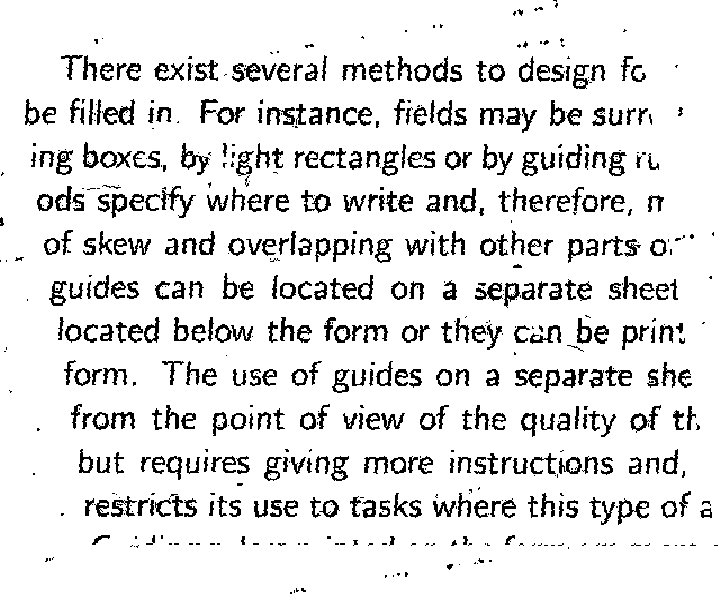
#> input picture DocumentCleanup/denoised_data/107_denoised_.png, 720 x 600 px, given as the content of the folder noisy_data, which was not available
$ jupyter execute Filter.ipynb
#> lines starting #> are read from the running program, lines starting #| are printed output that depends on the picture; after the words box and inside, x2 and y2 are one past the last pixel; in counts of white or black regions, pixels touching at a corner belong together; pictures that were not available may be replaced by others from this repository, and a replacement may not be noted
[cell 1]
import numpy as np
import matplotlib.pyplot as plt
import cv2
import math
import os

[cell 2]
#Pesquisando entre algoritmos de threshold/binarização com uma certa eficiencia esperada para imagens com tal nivel de ruido, tendo em vista que é perceptivel que algum método basico conhecido não teria tanto sucesso para o desafio encontrei um algoritmo conhecido por: Binarization Algorithm by Su et al.(http://doi.acm.org/10.1145/1815330.1815351) e com condigo presente em: https://gist.github.com/pebbie/2c17620e60c662950b02c4949b3010f2#file-su-py.
# O método é capaz de filtrar o background estimando o contraste a partir do maximos e mininos locais. O algoritmo foi aplicado a imagens de documentos históricos, o que o indica como ótimo candidato de solução.
# O algoritmo foi adaptado para utilização em meu código.


nfns = [
        lambda x: np.roll(x, -1, axis=0),
        lambda x: np.roll(np.roll(x, 1, axis=1), -1, axis=0),
        lambda x: np.roll(x, 1, axis=1),
        lambda x: np.roll(np.roll(x, 1, axis=1), 1, axis=0),
        lambda x: np.roll(x, 1, axis=0),
        lambda x: np.roll(np.roll(x, -1, axis=1), 1, axis=0),
        lambda x: np.roll(x, -1, axis=1),
        lambda x: np.roll(np.roll(x, -1, axis=1), -1, axis=0)
        ]

def localminmax(img, fns):
    mi = img.astype(np.float64)
    ma = img.astype(np.float64)
    for i in range(len(fns)):
        rolled = fns[i](img)
        mi = np.minimum(mi, rolled)
        ma = np.maximum(ma, rolled)
    result = (ma-mi)/(mi+ma+1e-16)
    return result

def numnb(bi, fns):
    nb = bi.astype(np.float64)
    i = np.zeros(bi.shape, nb.dtype)
    i[bi==bi.max()] = 1
    i[bi==bi.min()] = 0
    for fn in fns:
        nb += fn(i)
    return nb

def rescale(r,maxvalue=255):
    mi = r.min()
    return maxvalue*(r-mi)/(r.max()-mi)

def binarize_Su_et_al(img):
    gfn = nfns
    N_MIN = 4


    g = img
    I = g.astype(np.float64)


    cimg = localminmax(I, gfn)
    _, ocimg = cv2.threshold(rescale(cimg).astype(g.dtype), 0, 1, cv2.THRESH_BINARY+cv2.THRESH_OTSU)
    E = ocimg.astype(np.float64)


    N_e = numnb(ocimg, gfn)
    nbmask = N_e>0

    E_mean = np.zeros(I.shape, dtype=np.float64)
    for fn in gfn:
        E_mean += fn(I)*fn(E)

    E_mean[nbmask] /= N_e[nbmask]

    E_var = np.zeros(I.shape, dtype=np.float64)
    for fn in gfn:
        tmp = (fn(I)-E_mean)*fn(E)
        E_var += tmp*tmp

    E_var[nbmask] /= N_e[nbmask]
    E_std = np.sqrt(E_var)*.5

    R = np.ones(I.shape)*255
    R[(I<=E_mean+E_std)&(N_e>=N_MIN)] = 0

    return R.astype(np.uint8)

[cell 3]
# A solução se deu em três etapas.
# A primeira, responsavel por remover o fundo da imagem (Algorithm by Su et al) e outras duas responsáveis por realizar transformações para alinhamento.
# A primeira etapa de alinhamento foi a etapa de alinhamento horizontal. A ideia de alinhamento partiu da detecção de linha pela transformada probabilistica de Hough. Essa transformada recebe a imagem ja tranformada por outros três filtros: um filtro gaussiano, um filtro sharpen para evidenciar bordas e em seguida um filtro de canny é aplicado.
# Com a detecção das linhas é possivel utilizar uma delas e verificar o alinhamento horizontal entre os dois vertices da reta. Para alinhamento então é aplicado warpAffine o qual realiza rotações de 1 grau na imagem no horario ou anti horaio até que os dois vertices se alinhem no eixo y, falando mais especificamente, se o vertice A for menor que B o algoritmo gira a imagem no sentido horário e vice e versa até os dois alinharem.
# Para a segunda etapa de alinhamento, as linhas detectadas com esse mesmo processo também tem um bom uso, neste caso, após a transformação rigida feito pelo warpAffine agora realizamos uma transformação não rigida na imagem por meio de warpPerspective. A ideia é, dado duas linhas alinhadas em y, detectadas pelo algoritmo hough, julga-se que para um bom alinhamento, as cordenadas das duas pontas devem estar alinhadas em x, com testes foi verificado que um valor possivel, mas não ótimo, de ser usado ser 5 pixels de movimento para cada pixel de diferença entre as cordenadas das duas linhas. Um exemplo de execução: Se a linha superior tiver um pixel a frente da linha inferior, então o algoritmo deslocará 5 pixels para a esquerda os cantos superiores e 5 pixels para a direita os cantos inferiores na imagem final e vice e versa até as duas linhas alinharem.
# O contra destas etapas de transformações é que devido a uma detecção imprecisa das linhas em alguns casos, a estimativa é afetada impossibilitando um resultado melhor alinhado.
# Alguns outros detalhes sobre estas tecnicas encontram-se em minha breve aula sobre Image Stitching presente em: https://github.com/MarcosSoares10/ImageStitchingOpencvandDetailed


#Edge enhance
def sharpen_img(img):
    kernel = np.array([[-1,-1,-1,-1,-1],
                    [-1,2,2,2,-1],
                    [-1,2,8,2,-1],
                    [-2,2,2,2,-1],
                    [-1,-1,-1,-1,-1]])/8.0
    result=cv2.filter2D(img,-1,kernel)
    return result

def euclidian_distance(l):
  result = math.sqrt((l[2] - l[0])**2+(l[3] - l[1])**2)
  return result

def execute_rotation(img,angle):
  h, w = img.shape
  center = w // 2, h // 2
  matrix = cv2.getRotationMatrix2D(center, angle, 1)
  rotated = cv2.warpAffine(img, matrix, (w, h), flags=cv2.INTER_NEAREST, borderValue=255)
  return rotated

def execute_transformation(img,aux,top_steps,bottom_steps):
  #Taking the height and width of source and target image
  height_src_img,width_src_img = img.shape
  height_tgt_img,width_tgt_img = aux.shape

  #Taking the corners of the images: top-left, bottom-left, bottom-right, top-right
  array_corners_source_img = np.float32([[0,0],[0,height_src_img],[width_src_img,height_src_img],[width_src_img,0]])
  array_corners_target_img = np.float32([[top_steps,0],[0+bottom_steps,height_tgt_img],[width_tgt_img+bottom_steps,height_tgt_img],[width_tgt_img+top_steps,0]])

  # Apply Perspective Transform Algorithm
  matrix = cv2.getPerspectiveTransform(array_corners_source_img, array_corners_target_img)
  result = cv2.warpPerspective(img, matrix, (width_tgt_img,height_tgt_img),flags=cv2.INTER_NEAREST, borderValue=255)
  return result

def evaluate_warpingAffine(img):
  ksize = (10, 10)

  final_angle = 0
  angle = 0
  execute = True

  aux = cv2.blur(img, ksize)
  aux = sharpen_img(aux)


  edges = cv2.Canny(aux, 50, 200, None, 3)
  hough_lines = cv2.HoughLinesP(edges, 1, np.pi / 180, 50, None, 50, 10)


  hough_distances = []

  if hough_lines is not None:
      for i in range(0, len(hough_lines)):
          hough_distances.append((euclidian_distance(hough_lines[i][0]),i))


  hough_distances.sort()
  hough_distances.reverse()

  l = hough_lines[hough_distances[0][1]][0]

  while(execute):

    hough_distances = []
    #Verify if aligned on horizontal
    if l[1] > l[3]:
      angle = -1
      final_angle += angle
    elif l[1] < l[3]:
      angle = 1
      final_angle += angle
    else:
      execute = False
    edges = execute_rotation(edges,angle)
    hough_lines = cv2.HoughLinesP(edges, 1, np.pi / 180, 50, None, 50, 10)
    if hough_lines is not None:
      for i in range(0, len(hough_lines)):
          hough_distances.append((euclidian_distance(hough_lines[i][0]),i))
    hough_distances.sort()
    hough_distances.reverse()
    l = hough_lines[hough_distances[0][1]][0]

  return execute_rotation(img,final_angle),hough_distances,hough_lines,edges

def evaluate_warpingPerspective(img,hough_distances,hough_lines,edges):


  final_top_steps = 0
  final_bottom_steps = 0

  top_steps = 0
  bottom_steps = 0
  execute = True
  aux = np.zeros((edges.shape[0]+80,edges.shape[1]+80), np.uint8)

  l = hough_lines[hough_distances[0][1]][0]
  l1 = hough_lines[hough_distances[1][1]][0]

  while(execute):
    hough_distances = []
    #Verify if aligned on Vertical and horizontal
    #also, condition execute transformation just if distance in from A to B in x is greater than
    if (l[0] > l1[0]) and ((l[0] - l1[0]) > 3) and (l[1] < l[3]):
      top_steps  += 5
      bottom_steps -= 5
      final_top_steps = top_steps
      final_bottom_steps = bottom_steps
    elif (l[0] < l1[0]) and  ((l1[0] - l[0]) > 3) and (l[1] > l[3]):
      top_steps -= 5
      bottom_steps += 5
      final_top_steps = top_steps
      final_bottom_steps = bottom_steps
    else:
      execute = False

    edges = execute_transformation(edges,aux,top_steps,bottom_steps)
    hough_lines = cv2.HoughLinesP(edges, 1, np.pi / 180, 50, None, 50, 10)

    if hough_lines is not None:
      for i in range(0, len(hough_lines)):
          hough_distances.append((euclidian_distance(hough_lines[i][0]),i))

    hough_distances.sort()
    hough_distances.reverse()

    l = hough_lines[hough_distances[0][1]][0]
    l1 = hough_lines[hough_distances[1][1]][0]


  return execute_transformation(img,aux,final_top_steps,final_bottom_steps)

def execute_ALL(image_directory):

#> called with image_directory = 'noisy_data'
  pathImages = os.listdir(image_directory)
  pathImages.sort()

  for index in range(len(pathImages)):
    img = cv2.imread(image_directory+"/"+pathImages[index])
#> img is the input picture: shape (600, 720, 3); 89.1% white; 690 black regions (302 under 20 px), largest, box (x1, y1, x2, y2) and area: (102, 99, 135, 125) 342, (443, 188, 476, 213) 333, (161, 186, 196, 218) 296
    gray = cv2.cvtColor(img, cv2.COLOR_BGR2GRAY)

    aux = binarize_Su_et_al(gray)
#> after the loop in localminmax, `for i in range(len(fns)):`:
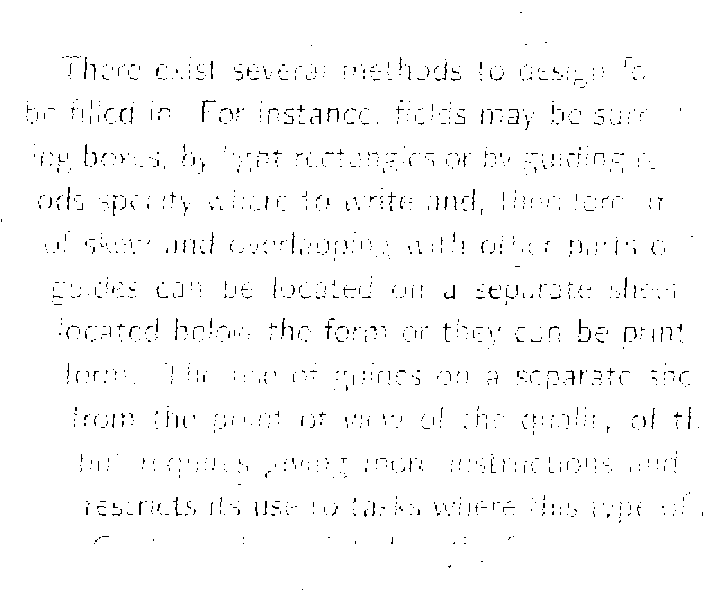
#> ma: shape (600, 720) float64; 98% white; black in thin lines or dots
#> after the loop in localminmax, `for i in range(len(fns)):`:
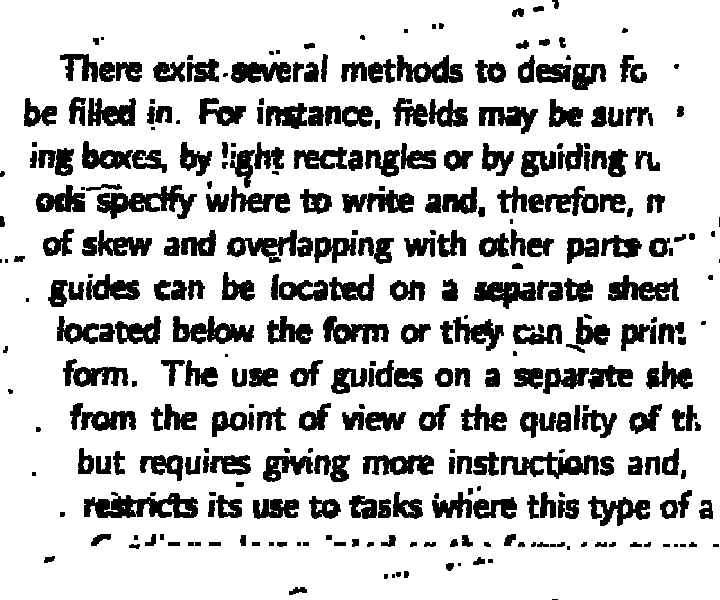
#> mi: shape (600, 720) float64; 78.9% white; 333 black regions (31 under 20 px), largest, box (x1, y1, x2, y2) and area: (84, 492, 198, 518) 1783, (97, 185, 197, 219) 1579, (501, 452, 599, 479) 1316
#> in rescale, `mi = r.min()`: mi = 0
#> after the loop in numnb, `for fn in fns:`:
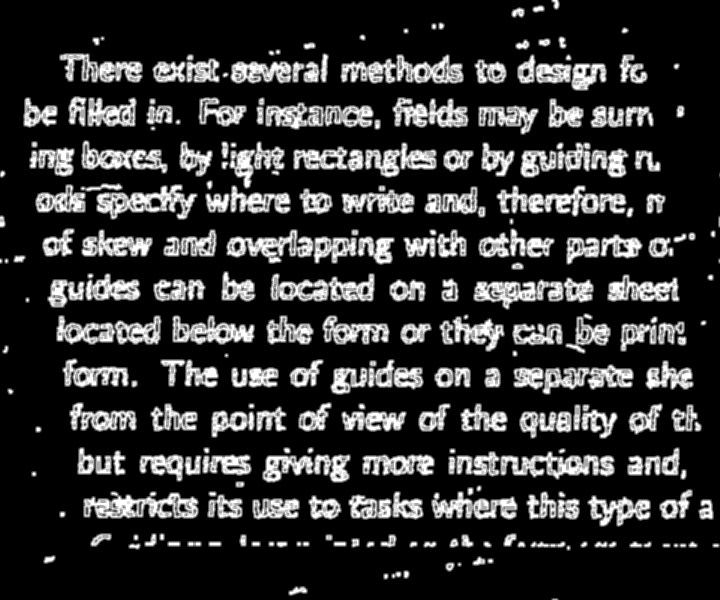
#> nb: shape (600, 720) float64; min 0, max 9, mean 1.72; drawn with min black and max white
#> after the loop in binarize_Su_et_al, `for fn in gfn:`:
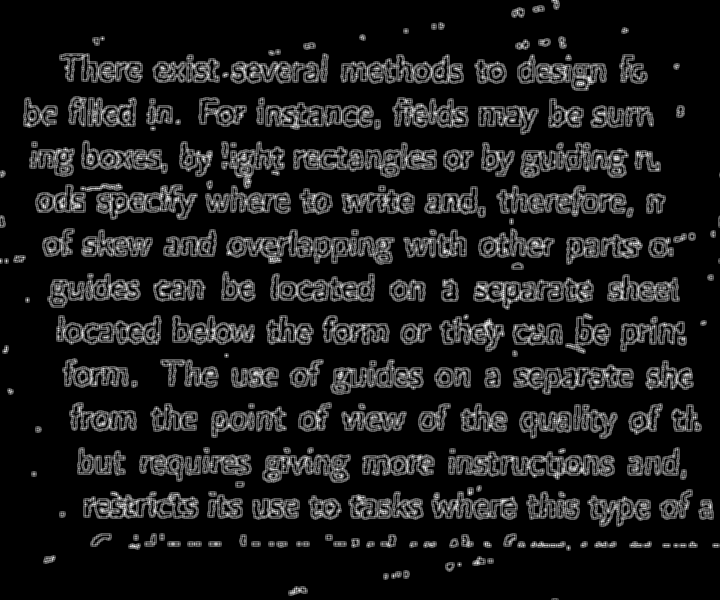
#> E_mean: shape (600, 720) float64; min 0, max 2040, mean 207.3; drawn with min black and max white
#> the loop in binarize_Su_et_al, `for fn in gfn:` made 8 passes
#> pass 1, in binarize_Su_et_al, `tmp = (fn(I)-E_mean)*fn(E)`:
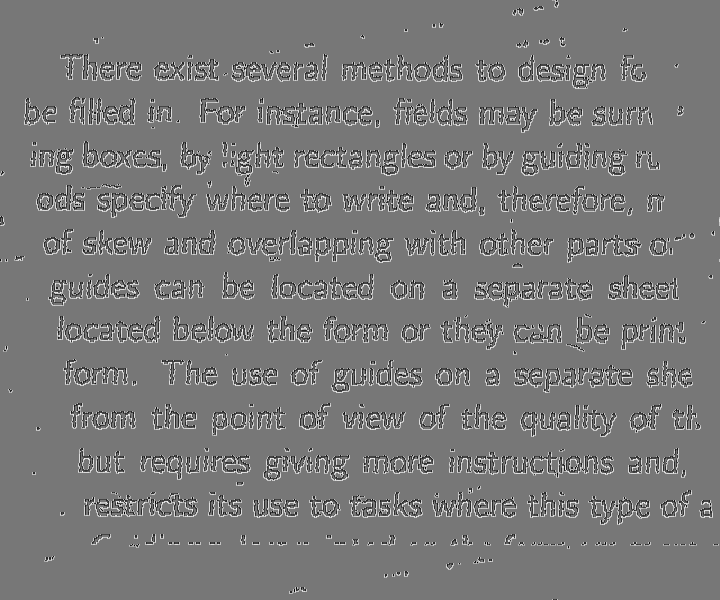
#> tmp: shape (600, 720) float64; min -198.3, max 226.7, mean 3.2; drawn with min black and max white
#> after the loop in binarize_Su_et_al, `for fn in gfn:`:
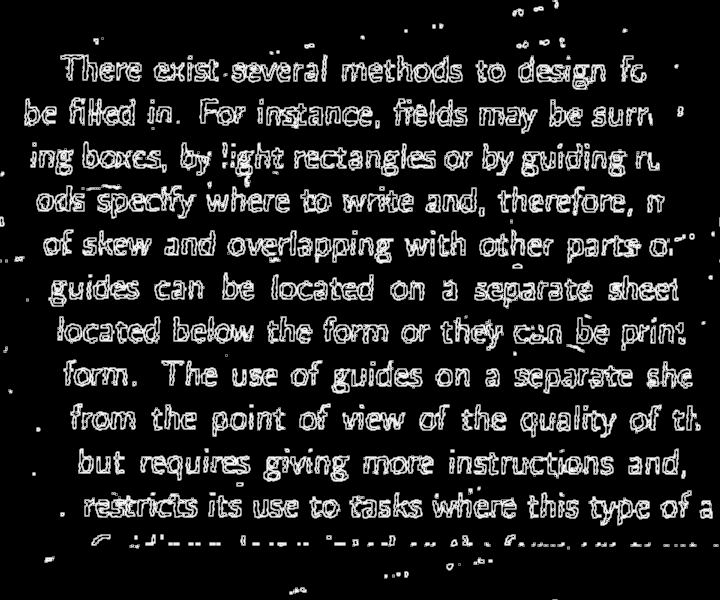
#> E_var: shape (600, 720) float64; min 0, max 131655.6, mean 17237.7; drawn with min black and max white
#> in binarize_Su_et_al, `E_var[nbmask] /= N_e[nbmask]`:
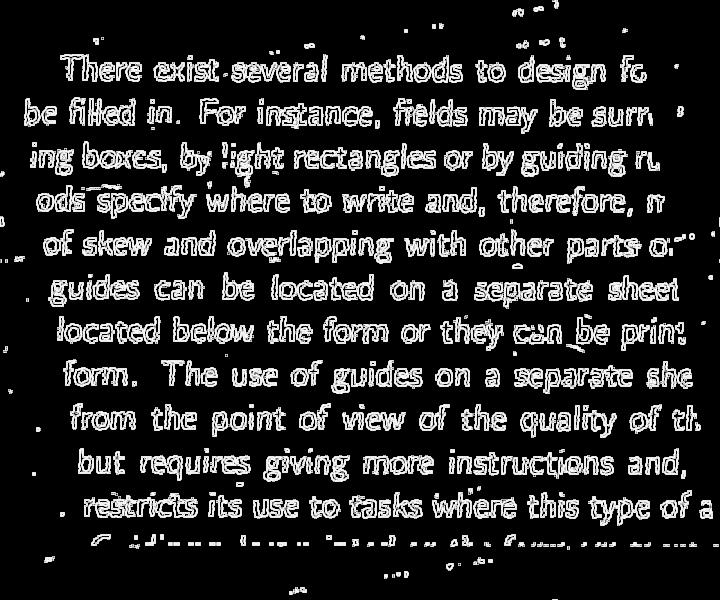
#> E_var: shape (600, 720) float64; 19.08% of pixels changed, all inside (x1, y1, x2, y2) = (0, 0, 720, 600); drawn with min black and max white
#> aux: shape (600, 720); 87.9% white; black in thin lines or dots

    rotated_img,hough_distances,hough_lines,edges = evaluate_warpingAffine(aux)
#> in evaluate_warpingAffine, `edges = cv2.Canny(aux, 50, 200, None, 3)`:
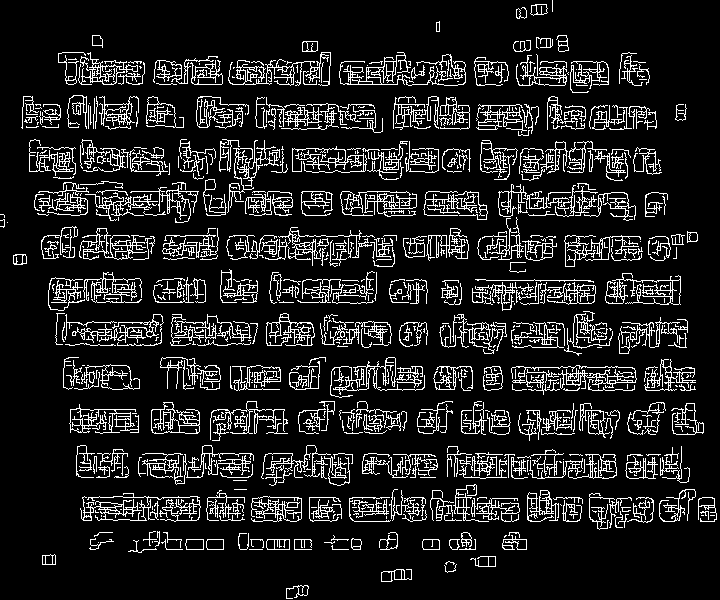
#> edges: shape (600, 720); 12.4% white in thin lines or dots
#> in evaluate_warpingAffine, `hough_lines = cv2.HoughLinesP(edges, 1, np.pi / 180, 50, None, 50, 10)`: hough_lines = 552 rows, first 6: [258, 497, 335, 497], [439, 332, 687, 332], [222, 201, 478, 201], [427, 215, 486, 215], [49, 289, 141, 289], [464, 477, 613, 477]
#> the loop in evaluate_warpingAffine, `for i in range(0, len(hough_lines)):` made 552 passes
#> result in euclidian_distance on passes 1 to 3: 77, 248, 256
#> after the loop in evaluate_warpingAffine, `for i in range(0, len(hough_lines)):`: hough_distances = 552 pairs, first value 50 to 630, second value 0 to 551
#> in evaluate_warpingAffine, `l = hough_lines[hough_distances[0][1]][0]`: l = [84, 507, 714, 507]
#> the loop in evaluate_warpingAffine, `while(execute): ` made 1 pass
#> l on pass 1: [84, 507, 714, 507]
#> after the loop in evaluate_warpingAffine, `while(execute):`: final_angle = 0
    rotated_img = evaluate_warpingPerspective(rotated_img,hough_distances,hough_lines,edges)
#> in evaluate_warpingPerspective, `l = hough_lines[hough_distances[0][1]][0]`: l = [84, 507, 714, 507]
#> in evaluate_warpingPerspective, `l1 = hough_lines[hough_distances[1][1]][0]`: l1 = [41, 245, 633, 245]
#> the loop in evaluate_warpingPerspective, `while(execute):` made 1 pass
#> pass 1, in execute_transformation, `result = cv2.warpPerspective(img, matrix, (width_tgt_img,height_tgt_im..`:
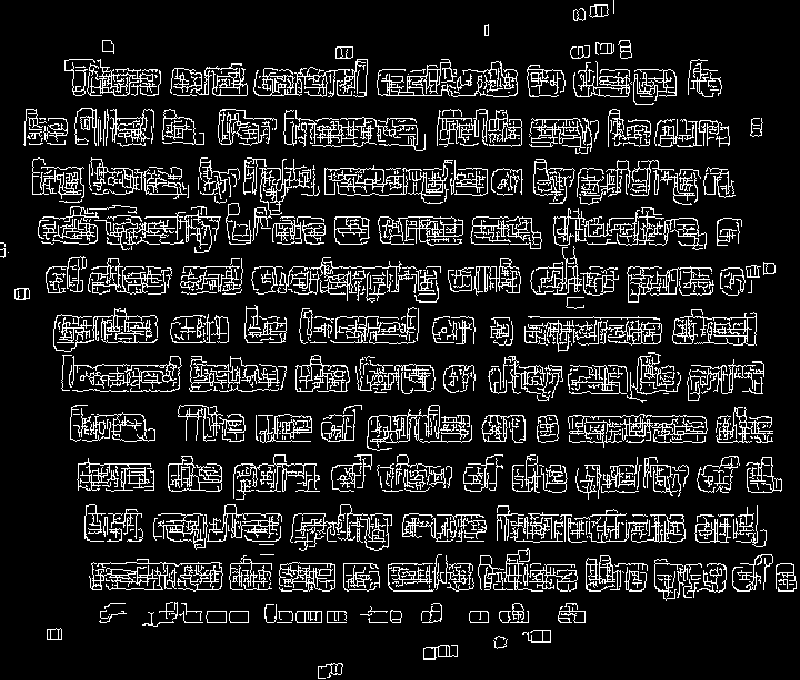
#> result: shape (680, 800); 12.5% white in thin lines or dots
#> call 2 of execute_transformation, with top_steps = 0, bottom_steps = 0
#> in execute_transformation (call 2), `result = cv2.warpPerspective(img, matrix, (width_tgt_img,height_tgt_im..`:
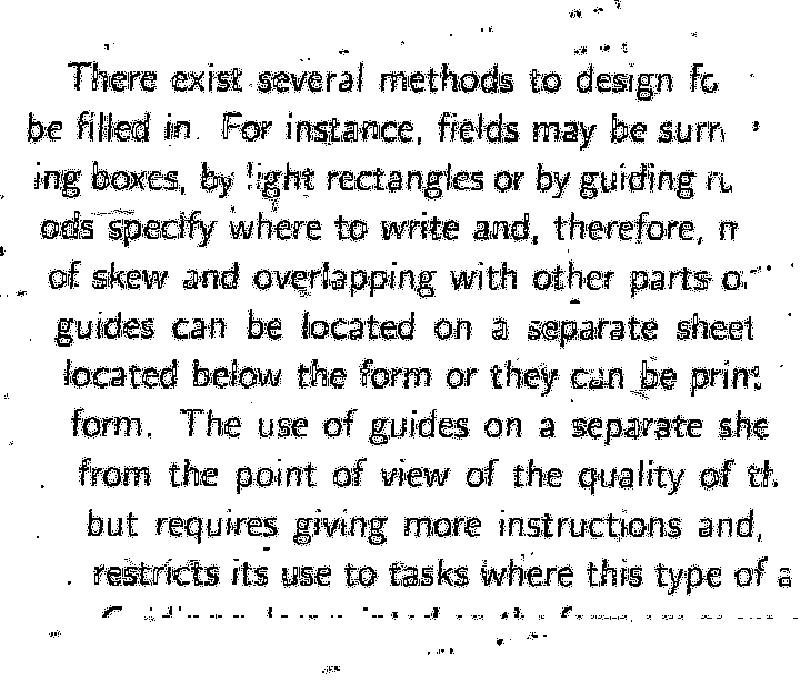
#> result: shape (680, 800); 87.9% white; 4975 black regions (4567 under 20 px), largest, box (x1, y1, x2, y2) and area: (113, 112, 150, 142) 394, (492, 213, 529, 241) 391, (179, 211, 218, 247) 349


    name, ext = os.path.splitext(pathImages[index])
    cv2.imwrite("denoised_data/"+name+"_denoised_"+ext, rotated_img)
